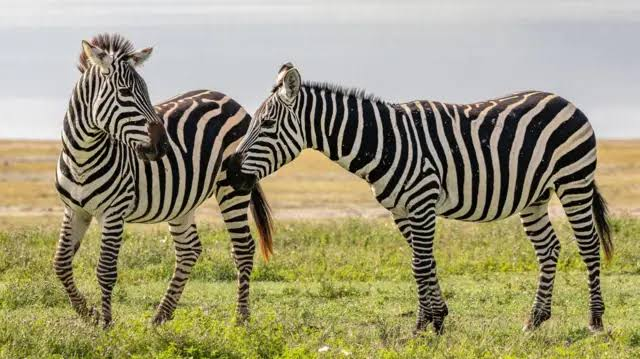
#> input picture imagenes/animales_3.jpg, 640 x 359 px; its folder holds only this picture in this run
$ python -i modulo2_procesamiento.py   (imports and definitions only)   (older library calls are emulated)
#> lines starting #> are read from the running program, lines starting #| are printed output that depends on the picture; after the words box and inside, x2 and y2 are one past the last pixel; in counts of white or black regions, pixels touching at a corner belong together
#> further down, picture is the input picture: shape (359, 640, 3); mean B, G, R 119, 151, 156.5
"""
modulo2_procesamiento.py
------------------------
MÓDULO #2: PROCESAMIENTO Y ANÁLISIS VISUAL
"""

import colorsys
from dataclasses import dataclass, field
from typing import Optional

import cv2
import numpy as np
from sklearn.cluster import KMeans

import config


@dataclass
class InsumosVisuales:
    """Los 4 tipos de insumos visuales generados por el Módulo 2."""
    bordes_crudos: np.ndarray = field(repr=False)
    bordes_filtrados: np.ndarray = field(repr=False)
    mascara_binaria: np.ndarray = field(repr=False)
    objeto_segmentado: np.ndarray = field(repr=False)


@dataclass
class Metadatos:
    """Atributos extraídos de cada insumo (RF-05)."""
    color_dominante_rgb: tuple
    nombre_color_dominante: str  # <--- NUEVO: Nombre aproximado del color
    densidad_bordes: float
    energia_textura: float
    contraste_textura: float


def aproximar_nombre_color(rgb: tuple) -> str:
    """
    Aproxima la tupla (R, G, B) a un nombre de color clasificando en el
    espacio HSV en lugar de distancia euclidiana en RGB.

    Motivo del cambio: en RGB, colores desaturados o de brillo medio caían
    de forma sesgada hacia el ancla más cercana (típicamente "Gris"), y la
    paleta de anclas RGB estaba distribuida de forma desigual (mayoría
    saturadas al máximo). En HSV separamos primero brillo/saturación
    (Negro/Blanco/Gris/Marrón) y luego clasificamos el matiz (H) por
    bandas angulares, que es el criterio estándar y más robusto para
    "naming" de color en visión por computador.
    """
    r, g, b = (max(0, min(255, c)) for c in rgb)
    h, s, v = colorsys.rgb_to_hsv(r / 255.0, g / 255.0, b / 255.0)
    h_deg = h * 360.0

    # 1. Acromáticos: decididos por brillo (V) y saturación (S), no por matiz
    if v < 0.18:
        return "Negro"
    if s < 0.15:
        return "Blanco" if v > 0.85 else "Gris"

    # 2. Marrón: tonos naranja/rojizo con brillo medio-bajo (antes de evaluar bandas)
    if 10.0 <= h_deg < 45.0 and v < 0.65 and s > 0.35:
        return "Marron"

    # 3. Clasificación cromática por banda de matiz (grados, 0-360)
    bandas = [
        (0.0, 10.0, "Rojo"),
        (10.0, 45.0, "Naranja"),
        (45.0, 65.0, "Amarillo"),
        (65.0, 170.0, "Verde"),
        (170.0, 200.0, "Cian"),
        (200.0, 255.0, "Azul"),
        (255.0, 290.0, "Violeta"),
        (290.0, 320.0, "Magenta"),
        (320.0, 345.0, "Rosa"),
        (345.0, 360.0, "Rojo"),
    ]
    for inicio, fin, nombre in bandas:
        if inicio <= h_deg < fin:
            # Celeste: azul con saturación baja y brillo alto (cielo, jeans claros, etc.)
            if nombre == "Azul" and s < 0.4 and v > 0.6:
                return "Celeste"
            return nombre

    return "Gris"  # fallback teórico; no debería alcanzarse


def _color_dominante(imagen_bgr: np.ndarray, mascara: Optional[np.ndarray] = None,
                     k: int = config.KMEANS_N_CLUSTERS) -> tuple:
    """
    Calcula el color dominante vía KMeans.

    Si se provee `mascara` (binaria, mismo alto/ancho que imagen_bgr,
    255=objeto / 0=fondo), el clustering se restringe a los píxeles del
    objeto. Esto evita el sesgo de incluir fondo dentro del bounding box
    rectangular (frecuente en objetos no rectangulares), que antes podía
    hacer que el "color dominante del objeto" fuera en realidad el color
    del fondo.
    """
    if imagen_bgr.size == 0:
        return (0, 0, 0)

    if config.COLOR_SPACE_FOR_DOMINANT == "HSV":
        img = cv2.cvtColor(imagen_bgr, cv2.COLOR_BGR2HSV)
    elif config.COLOR_SPACE_FOR_DOMINANT == "LAB":
        img = cv2.cvtColor(imagen_bgr, cv2.COLOR_BGR2LAB)
    else:
        img = cv2.cvtColor(imagen_bgr, cv2.COLOR_BGR2RGB)

    pixeles = img.reshape(-1, 3).astype(np.float32)

    if mascara is not None and mascara.size > 0 and mascara.shape[:2] == imagen_bgr.shape[:2]:
        mascara_flat = mascara.reshape(-1) > 0
        pixeles_objeto = pixeles[mascara_flat]
        # Si la máscara no dejó píxeles válidos (p.ej. vacía), se hace fallback
        # a la imagen completa en vez de fallar.
        if len(pixeles_objeto) > 0:
            pixeles = pixeles_objeto

    n_clusters = min(k, max(1, len(pixeles)))

    kmeans = KMeans(n_clusters=n_clusters, n_init=4, random_state=42)
    kmeans.fit(pixeles)

    _, conteos = np.unique(kmeans.labels_, return_counts=True)
    color_predominante = kmeans.cluster_centers_[np.argmax(conteos)]
    return tuple(int(c) for c in color_predominante)


def _textura_glcm(imagen_gris: np.ndarray) -> tuple:
    try:
        from skimage.feature import graycomatrix, graycoprops
    except ImportError:
        gx = cv2.Sobel(imagen_gris, cv2.CV_64F, 1, 0, ksize=3)
        gy = cv2.Sobel(imagen_gris, cv2.CV_64F, 0, 1, ksize=3)
        magnitud = np.sqrt(gx ** 2 + gy ** 2)
        return float(np.std(magnitud)), float(np.mean(magnitud))

    glcm = graycomatrix(
        imagen_gris, distances=[1], angles=[0], levels=256,
        symmetric=True, normed=True
    )
    energia = float(graycoprops(glcm, "energy")[0, 0])
    contraste = float(graycoprops(glcm, "contrast")[0, 0])
    return energia, contraste


def procesar_imagen(imagen_bgr: np.ndarray,
                    mascara_objeto: Optional[np.ndarray] = None) -> tuple:
    """
    Aplica el pipeline de PDI sobre la imagen o el recorte directo del objeto.
    """
    h, w = imagen_bgr.shape[:2]
#> h = 359; w = 640
    gris = cv2.cvtColor(imagen_bgr, cv2.COLOR_BGR2GRAY)
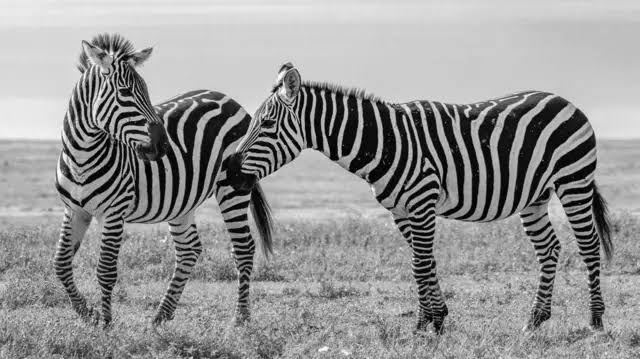
#> gris: shape (359, 640); min 0, max 253, mean 149

    # 1) Bordes crudos
    bordes_crudos = cv2.Canny(gris, config.CANNY_THRESHOLD_1, config.CANNY_THRESHOLD_2)
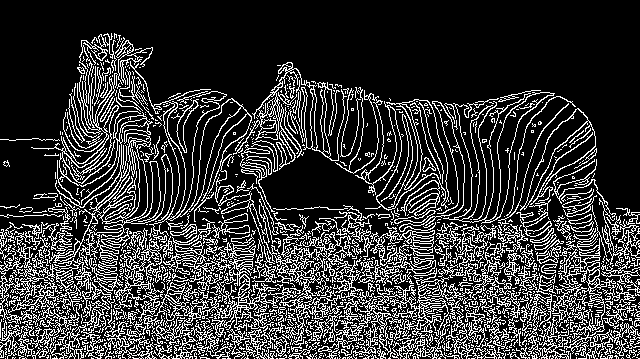
#> bordes_crudos: shape (359, 640); 21.4% white in thin lines or dots

    # 2) Bordes filtrados (Filtro Gaussiano para eliminar ruido - RNF-04)
    gris_suavizado = cv2.GaussianBlur(gris, config.GAUSSIAN_KERNEL, 0)
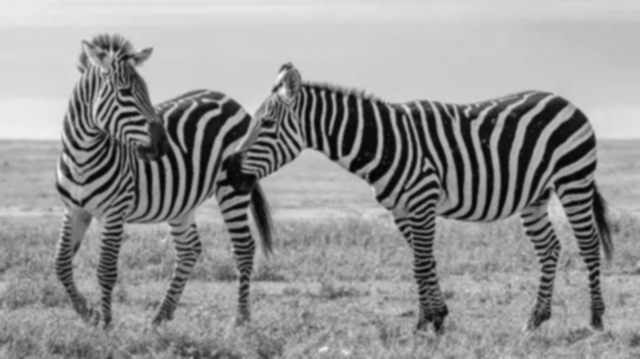
#> gris_suavizado: shape (359, 640); min 3, max 241, mean 149
    bordes_filtrados = cv2.Canny(gris_suavizado, config.CANNY_THRESHOLD_1, config.CANNY_THRESHOLD_2)
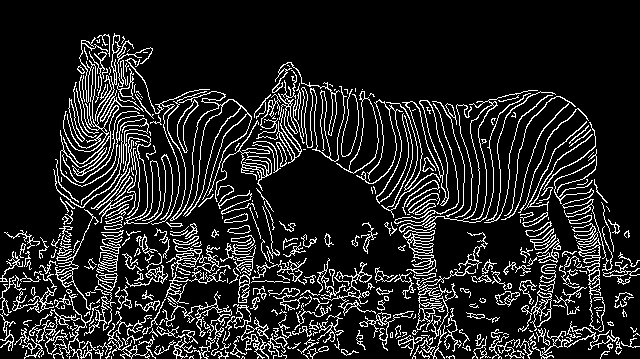
#> bordes_filtrados: shape (359, 640); 13.7% white in thin lines or dots

    # 3) Mascara binaria
    if mascara_objeto is not None and mascara_objeto.size > 0:
        if mascara_objeto.shape[:2] != (h, w):
            mascara_binaria = cv2.resize(mascara_objeto, (w, h), interpolation=cv2.INTER_NEAREST)
        else:
            mascara_binaria = mascara_objeto.copy()

        kernel = cv2.getStructuringElement(cv2.MORPH_ELLIPSE, (3, 3))
        mascara_binaria = cv2.morphologyEx(mascara_binaria, cv2.MORPH_CLOSE, kernel)
    else:
        # Fallback con Otsu
        _, mascara_binaria = cv2.threshold(gris_suavizado, 0, 255, cv2.THRESH_BINARY + cv2.THRESH_OTSU)
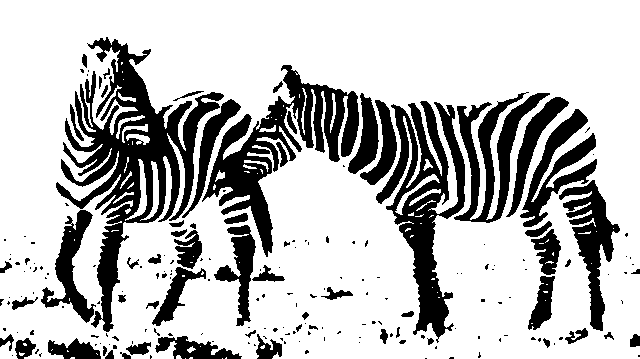
#> mascara_binaria: shape (359, 640); 74.3% white; 202 black regions (138 under 20 px), largest, box (x1, y1, x2, y2) and area: (56, 37, 224, 332) 13615, (202, 65, 359, 257) 8548, (376, 101, 465, 343) 8250

    # 4) Recorte / Segmento limpio
    objeto_segmentado = cv2.bitwise_and(imagen_bgr, imagen_bgr, mask=mascara_binaria)
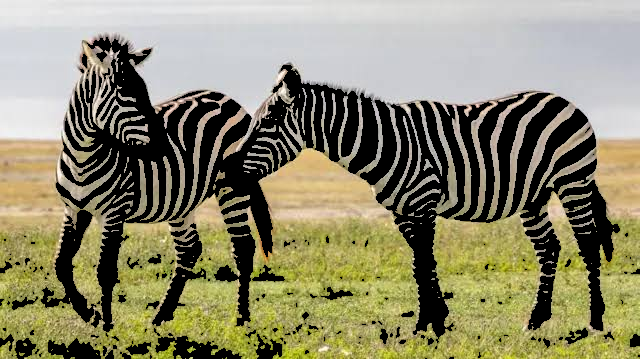
#> objeto_segmentado: shape (359, 640, 3); mean B, G, R 108, 135.7, 139.7

    insumos = InsumosVisuales(
        bordes_crudos=bordes_crudos,
        bordes_filtrados=bordes_filtrados,
        mascara_binaria=mascara_binaria,
        objeto_segmentado=objeto_segmentado,
    )

    color_rgb = _color_dominante(imagen_bgr, mascara_binaria)
#> in _color_dominante, `n_clusters = min(k, max(1, len(pixeles)))`: n_clusters = 3
#> in _color_dominante, `_, conteos = np.unique(kmeans.labels_, return_counts=True)`: conteos = [46138, 67163, 57325]
#> in _color_dominante, `color_predominante = kmeans.cluster_centers_[np.argmax(conteos)]`: color_predominante = [210.1, 210.1, 211.8]
#> color_rgb = (210, 210, 211)
    nombre_color = aproximar_nombre_color(color_rgb) # <--- Llamada a la aproximación
#> in aproximar_nombre_color, `r, g, b = (max(0, min(255, c)) for c in rgb)`: r = 210; b = 211
#> in aproximar_nombre_color, `h, s, v = colorsys.rgb_to_hsv(r / 255.0, g / 255.0, b / 255.0)`: h = 0.667; s = 0.00474; v = 0.827
#> in aproximar_nombre_color, `h_deg = h * 360.0`: h_deg = 240
#> nombre_color = 'Gris'
    densidad_bordes = float(np.count_nonzero(bordes_filtrados)) / (h * w) if (h * w) > 0 else 0.0
#> densidad_bordes = 0.137
    energia, contraste = _textura_glcm(gris)
#> in _textura_glcm, `energia = float(graycoprops(glcm, "energy")[0, 0])`: energia = 0.0469
#> in _textura_glcm, `contraste = float(graycoprops(glcm, "contrast")[0, 0])`: contraste = 647.3
#> energia = 0.0469; contraste = 647.3

    metadatos = Metadatos(
        color_dominante_rgb=color_rgb,
        nombre_color_dominante=nombre_color, # <--- Se asigna el nombre
        densidad_bordes=round(densidad_bordes, 4),
        energia_textura=round(energia, 4),
        contraste_textura=round(contraste, 4),
    )

    return insumos, metadatos

>>> import cv2
>>> picture = cv2.imread('imagenes/animales_3.jpg')
>>> result = procesar_imagen(picture)

$ run again, on imagenes/animales_4.jpg
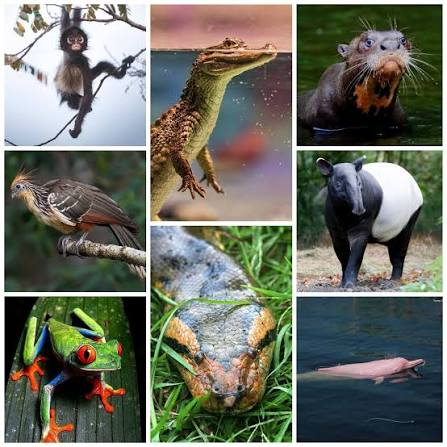
#> input picture imagenes/animales_4.jpg, 447 x 447 px
#> picture is the input picture: shape (447, 447, 3); mean B, G, R 100.3, 112, 109
#> in procesar_imagen, `bordes_crudos = cv2.Canny(gris, config.CANNY_THRESHOLD_1, config.CANNY..`:
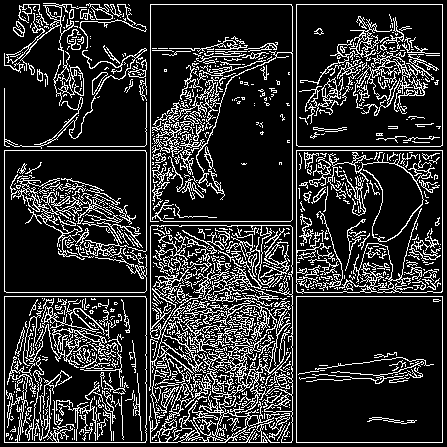
#> bordes_crudos: shape (447, 447); 18.1% white in thin lines or dots
#> bordes_filtrados: shape (447, 447); 12.2% white in thin lines or dots
#> mascara_binaria: shape (447, 447); 37.6% white; 94 white regions (63 under 20 px), largest, box (x1, y1, x2, y2) and area: (0, 0, 447, 447) 67315, (49, 308, 118, 370) 1716, (366, 30, 414, 69) 1217
#> in procesar_imagen, `objeto_segmentado = cv2.bitwise_and(imagen_bgr, imagen_bgr, mask=masca..`:
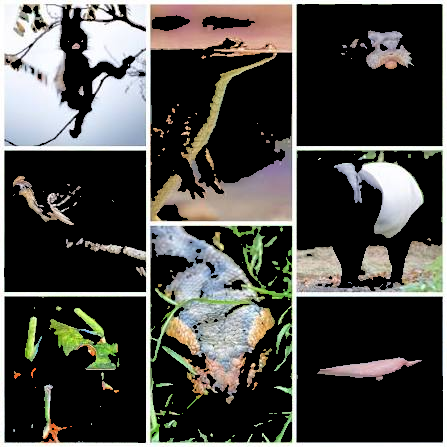
#> objeto_segmentado: shape (447, 447, 3); mean B, G, R 68.9, 72.5, 73.4
#> n_clusters = 3
#> conteos = [27732, 26212, 21214]
#> color_predominante = [241.3, 244.5, 246.4]
#> color_rgb = (241, 244, 246)
#> r = 241; g = 244; b = 246
#> in aproximar_nombre_color, `h, s, v = colorsys.rgb_to_hsv(r / 255.0, g / 255.0, b / 255.0)`: h = 0.567; s = 0.0203; v = 0.965
#> h_deg = 204
#> nombre_color = 'Blanco'
#> densidad_bordes = 0.122
#> in _textura_glcm, `energia = float(graycoprops(glcm, "energy")[0, 0])`: energia = 0.0224
#> in _textura_glcm, `contraste = float(graycoprops(glcm, "contrast")[0, 0])`: contraste = 638.9
#> in procesar_imagen, `energia, contraste = _textura_glcm(gris)`: energia = 0.0224; contraste = 638.9
